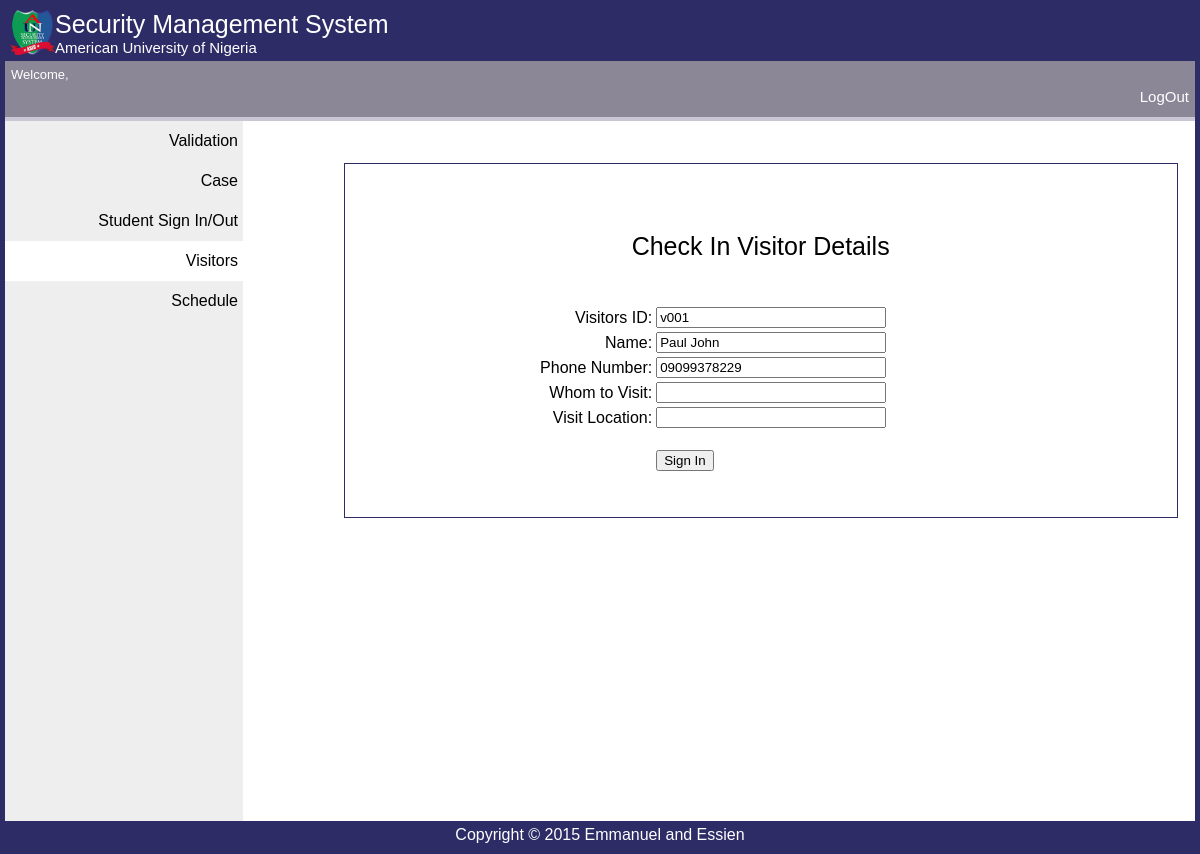
/old/Personnel/in_check.php?id=v001, run on the app's committed database.
### tables this page shows
CREATE TABLE IF NOT EXISTS `visitor` (
  `Visitor_ID` varchar(20) NOT NULL,
  `First_Name` varchar(20) NOT NULL,
  `Middle_Name` varchar(20) NOT NULL,
  `Last_Name` varchar(20) NOT NULL,
  `Gender` varchar(8) NOT NULL,
  `Date_of_Birth` date NOT NULL,
  `Marital_Status` varchar(15) NOT NULL,
  `Religion` varchar(15) NOT NULL,
  `Phone_Number` varchar(15) NOT NULL,
  `Email_Address` varchar(45) NOT NULL,
  `Street` varchar(30) NOT NULL,
  `City` varchar(20) NOT NULL,
  `LGA` varchar(20) NOT NULL,
  `State` varchar(20) NOT NULL,
  `Nationality` varchar(15) NOT NULL,
  `Work_Address` varchar(55) NOT NULL,
  `Car_Type` varchar(45) DEFAULT NULL,
  `Car_Color` varchar(45) DEFAULT NULL,
  `License_Plate_Number` varchar(45) DEFAULT NULL,
  `Security_Staff_ID` varchar(20) NOT NULL,
  `Visitorcol` varchar(45) DEFAULT NULL,
  PRIMARY KEY (`Visitor_ID`),
  UNIQUE KEY `Staff ID_UNIQUE` (`Visitor_ID`),
  UNIQUE KEY `Security Staff ID_UNIQUE` (`Security_Staff_ID`),
  UNIQUE KEY `License Plate Number_UNIQUE` (`License_Plate_Number`)
);

### old/Personnel/in_check.php (the view, shortened to what this page needs)
<?php
    include_once '../includes/db_connect.php';
    $staff = $_GET['id'];
	$sql = "SELECT * FROM Visitor WHERE Visitor_ID = '$staff'";
	$result = $mysqli->query($sql);
	$row = $result->fetch_assoc();
?>
<!DOCTYPE html>
<html>
<head><title>Personnel | ASEC</title>
	<link rel="stylesheet" type="text/css" href="../css/style.custom.css">
</head>
<body>
<div class="header">
<div class="banner">
	<img class="logo" src="../images/bg.png" />
	<p class="textbig">Security Management System</p>
	<p class="textmid">American University of Nigeria<p>
</div>
</div>
<div class="admin">
<p>Welcome,<?php echo "$_SESSION[firstname] $_SESSION[lastname]";?></p>
<a style="text-decoration:none;text-align:right;color:#fff;font-size:15px;"href="../logout.php"><p class="logout">LogOut</p></a></p>
</div>
<div class="nav">
<ul>
  <li><a href="./home.php">Validation</a></li>
  <li><a href="./case.php">Case</a></li>
  <li><a href="./sign.php"> Student Sign In/Out</a></li>
  <li class="select"><a href="./visitors.php">Visitors</a></li>
  <li><a href="./schedule.php">Schedule</a></li>
 </ul>
</div>
<div class="content">
	<div id="formTable">
<p class="centerText textbig">Check In Visitor Details</p><br />
	<form action="in_check.php" method="POST">
	<table>
		<?php
		echo "<tr>
			<td id='formtdlabel'><label>Visitors ID:</label></td>
			<td><input type='text' name='vistor_id' value='".$row['Visitor_ID']."'required readonly></label></td>
		</tr>
		<tr>
			<td id='formtdlabel'><label>Name:</label></td>
			<td><input type='text' name='name' required value='".$row['First_Name']." ".$row['Last_Name']."'required readonly></td>
		</tr>
		<tr>
			<td id='formtdlabel'><label>Phone Number:</label></td>
			<td><input type='text' name='phone' required value='".$row['Phone_Number']."'required readonly></td>
		</tr>
		<tr>
			<td id='formtdlabel'><label>Whom to Visit:</label></td>
			<td><input type='text' name='visitee' required></td>
		</tr>
		<tr>
			<td id='formtdlabel'><label>Visit Location:</label></td>
			<td><input type='text' name='loc' required></td>
		</tr>
		";
		?>
		<tr>
			<td></td>
			<td><br /><button type="submit" name="submit">Sign In</button>
		</tr>
	</table>
</form>
</div>
</div>
<footer>
<div id="footer">
Copyright &copy; 2015 Emmanuel and Essien
</div>
</footer>
</body>
</html>

### old/css/style.custom.css (style rules this page uses)
.header { background-color:#2D2C67; color:white; padding:5px; }
.nav { line-height:30px; background-color:#eeeeee; height:700px; width:20%; float:left; padding:0px; font-family: Tahoma, Geneva, sans-serif; }
#footer { background-color:#2D2C67; font-family: Tahoma, Geneva, sans-serif; color:white; clear:both; text-align:center; padding:5px; }
.textbig { font-size:25px; }
.textmid { font-size:15px; }
.banner { font-family: Copperplate Gothic Light, sans-serif; }
.banner p { margin:0; }
.logo { width:45px; height:45px; float:left; }
.admin { background-color: #8B8796; margin:0; padding:3px; border-bottom: 4px solid #CAC7D4; font-family: Tahoma, Geneva, sans-serif; font-size: 13px; color:#fff; }
.admin p { padding:3px; margin:0; }
body { margin:0; padding:0; border: 5px solid #2d2c67; }
.nav ul { list-style-type: none; margin:0; padding: 0; }
.nav a { display: block; text-decoration: none; text-align: right; border-left-radius: 5px; padding: 5px; color:#000; }
.nav li { margin: 0; padding: 0; }
.select { background-color: #FFF; color: #000; }
.content { font-family: Tahoma, Geneva, sans-serif; margin-left:27%; margin-top:3.5%; }
#formtdlabel { text-align: right; }
#formTable { margin:2%; padding:5%; border: 1px solid #2D2C67; }
.centerText { text-align: center; }
#formTable table { margin-left:20%; }
#formTable input { width:120%; }

### data on the page
visitor: vistor_id "v001", name "Paul John", phone "09099378229"
